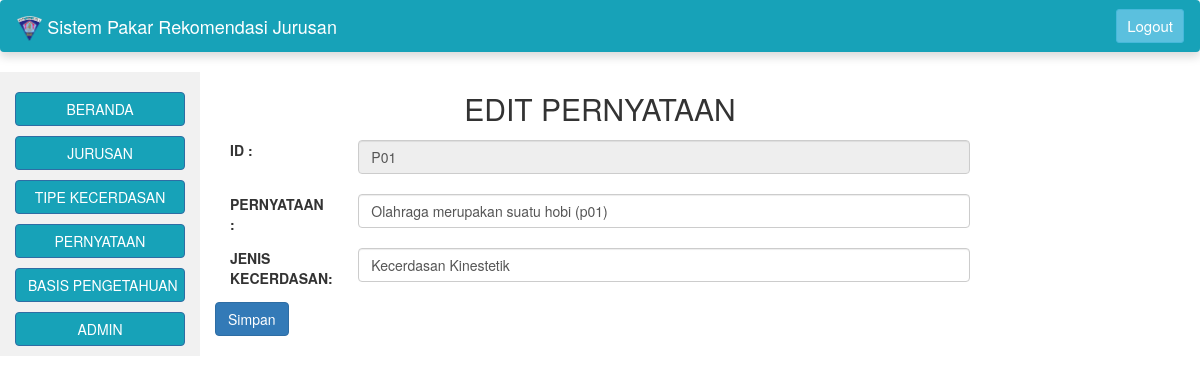
Screenshot of /a_edit_pernyataan.php?id=P01 with the database file from the repository.
### tables this page shows
CREATE TABLE `pernyataan` (
  `id_pernyataan` varchar(10) NOT NULL,
  `pernyataan` varchar(1000) NOT NULL,
  `jenis_kecerdasan` varchar(25) NOT NULL
);

### a_edit_pernyataan.php (the view, shortened to what this page needs)
<?php
include('koneksi.php');
?>
<!DOCTYPE html>
<html>
<head>
	<link rel="stylesheet" href="https://getbootstrap.com/docs/4.1/dist/css/bootstrap.min.css">
  <link rel="stylesheet" href="https://maxcdn.bootstrapcdn.com/bootstrap/3.3.7/css/bootstrap.min.css">
  <link rel="stylesheet" href="css/style.css">
</head>
<body>
<?php
	include ('navbar_admin.php');
?>
<?php
  include ('sidebar_admin.php');
?>
    <div class="col-sm-8 text-left">
      <h2 class="text-center">EDIT PERNYATAAN</h2>
    <form method="post">
      <div class="form-group">
      			<label class="control-label col-sm-2">ID :</label>
      		<div class="col-sm-10">
                <?php
                       $tampil = "SELECT * FROM pernyataan where id_pernyataan='".$_GET['id']."'";
                       $sql = mysqli_query ($konek_db,$tampil);
                       while($data = mysqli_fetch_array ($sql))
                    {
                        echo "<input type='text' name='id_pernyataan' class='form-control' id='id_pernyataan'  disabled value='".$data['id_pernyataan']."'><br>";
                    }
                ?>
     		 </div>
        </div>
<div class="form-group">
      			<label class="control-label col-sm-2">PERNYATAAN :</label>
      		<div class="col-sm-10">
                <?php
                       $tampil = "SELECT * FROM pernyataan where id_pernyataan='".$_GET['id']."'";
                       $sql = mysqli_query ($konek_db,$tampil);
                       while($data = mysqli_fetch_array ($sql))
                    {
                       echo "<input type='text'  class='form-control' id='pernyataan' name='pernyataan' value='".$data['pernyataan']."'><br>";
                    }
                ?>
     		 </div>
        </div>
        <div class="form-group">
      			<label class="control-label col-sm-2">JENIS KECERDASAN:</label>
      		<div class="col-sm-10">
                <?php
                       $tampil = "SELECT * FROM pernyataan where id_pernyataan='".$_GET['id']."'";
                       $sql = mysqli_query ($konek_db,$tampil);
                       while($data = mysqli_fetch_array ($sql))
                    {
                       echo "<input type='text'  class='form-control' id='jenis_kecerdasan' name='jenis_kecerdasan' value='".$data['jenis_kecerdasan']."'><br>";
                    }
                ?>
     		 </div>
        </div>
        <button type="submit" name ="submit" class="btn btn-primary">Simpan</button>
    </form>
    </div>
</body>
</html>

### rows the page displays
pernyataan: id_pernyataan "P01", pernyataan "Olahraga merupakan suatu hobi (p01)", jenis_kecerdasan "Kecerdasan Kinestetik"
